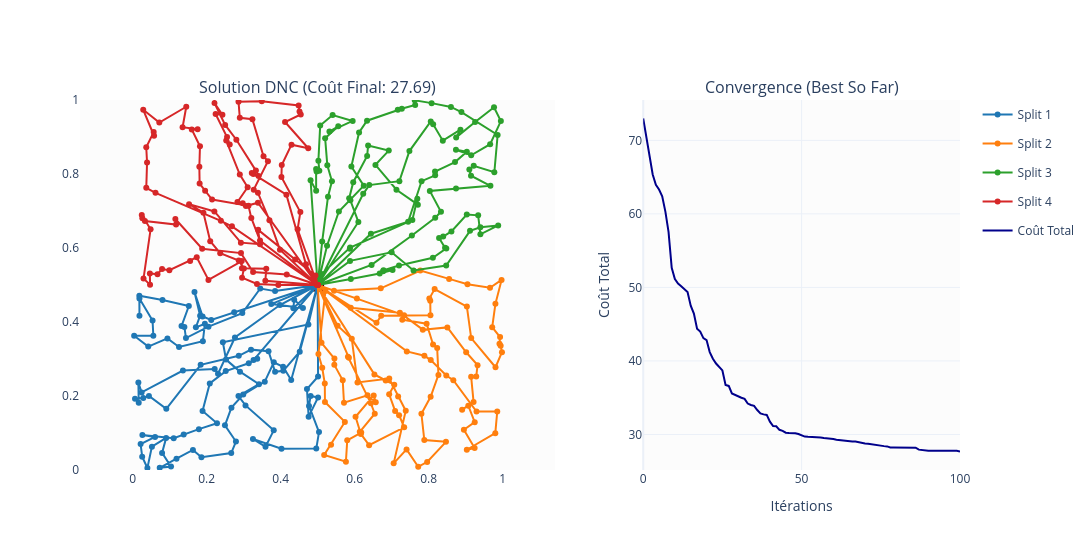

The code cell stored with this chart in its notebook:
### Code cell
print(f"Lancement de l'inférence (Split en {opts.dnc_n_splits} sous-problèmes)...")
    
# On appelle la méthode solve que nous avons ajoutée à la classe DNC
# T=100 ou 200 itérations de PPO pour raffiner la solution

results, rollout_output = agent.solve(batch=batch, T=opts.T_max, val_m=opts.val_m, stall_limit=opts.stall_limit, show_bar=not opts.no_progress_bar)

hgss = HGSSolver(global_problem, time_limit=1)
hgss_results = hgss(batch)


    

# ==========================================
# 5. RÉSULTATS & VISUALISATION
# ==========================================
print(f" Coût Moyen DNC : {np.mean(results['total_cost'].cpu().numpy()):.4f}")

print(f" Coût Moyen HGSS : {np.mean(hgss_results):.4f}")   
# Visualisation
plot_dnc(batch, results, rollout_output, n_splits=opts.dnc_n_splits, idx=0)

### Figure 1 — Plotly figure (JSON) as saved in the notebook; plotly's stock layout.template omitted (floating-point values rounded to 4 significant figures; data arrays with more than 128 entries replaced by an {"elided": "..."} marker saying what was removed)
{"data": [{"hoverinfo": "skip", "marker": {"color": "lightgray", "size": 4}, "mode": "markers", "name": "Clients", "showlegend": false, "type": "scatter", "x": {"elided": "599 float values"}, "xaxis": "x", "y": {"elided": "599 float values"}, "yaxis": "y"}, {"hoverinfo": "name", "marker": {"color": "red", "line": {"color": "black", "width": 1}, "size": 12, "symbol": "square"}, "mode": "markers", "name": "Dépôt", "showlegend": false, "type": "scatter", "x": [0.5], "xaxis": "x", "y": [0.5], "yaxis": "y"}, {"connectgaps": false, "hovertemplate": "<b>Split 1</b><br>Client: %{text}<extra></extra>", "legendgroup": "Split 1", "line": {"color": "#1f77b4", "width": 2}, "marker": {"color": "#1f77b4", "size": 6}, "mode": "lines+markers", "name": "Split 1", "text": {"elided": "150 str values"}, "type": "scatter", "x": {"elided": "150 float values"}, "xaxis": "x", "y": {"elided": "150 float values"}, "yaxis": "y"}, {"connectgaps": false, "hovertemplate": "<b>Split 2</b><br>Client: %{text}<extra></extra>", "legendgroup": "Split 2", "line": {"color": "#ff7f0e", "width": 2}, "marker": {"color": "#ff7f0e", "size": 6}, "mode": "lines+markers", "name": "Split 2", "text": {"elided": "150 str values"}, "type": "scatter", "x": {"elided": "150 float values"}, "xaxis": "x", "y": {"elided": "150 float values"}, "yaxis": "y"}, {"connectgaps": false, "hovertemplate": "<b>Split 3</b><br>Client: %{text}<extra></extra>", "legendgroup": "Split 3", "line": {"color": "#2ca02c", "width": 2}, "marker": {"color": "#2ca02c", "size": 6}, "mode": "lines+markers", "name": "Split 3", "text": {"elided": "150 str values"}, "type": "scatter", "x": {"elided": "150 float values"}, "xaxis": "x", "y": {"elided": "150 float values"}, "yaxis": "y"}, {"connectgaps": false, "hovertemplate": "<b>Split 4</b><br>Client: %{text}<extra></extra>", "legendgroup": "Split 4", "line": {"color": "#d62728", "width": 2}, "marker": {"color": "#d62728", "size": 6}, "mode": "lines+markers", "name": "Split 4", "text": {"elided": "150 str values"}, "type": "scatter", "x": {"elided": "150 float values"}, "xaxis": "x", "y": {"elided": "150 float values"}, "yaxis": "y"}, {"line": {"color": "darkblue", "width": 2}, "mode": "lines", "name": "Coût Total", "type": "scatter", "x": [0, 1, 2, 3, 4, 5, 6, 7, 8, 9, 10, 11, 12, 13, 14, 15, 16, 17, 18, 19, 20, 21, 22, 23, 24, 25, 26, 27, 28, 29, 30, 31, 32, 33, 34, 35, 36, 37, 38, 39, 40, 41, 42, 43, 44, 45, 46, 47, 48, 49, 50, 51, 52, 53, 54, 55, 56, 57, 58, 59, 60, 61, 62, 63, 64, 65, 66, 67, 68, 69, 70, 71, 72, 73, 74, 75, 76, 77, 78, 79, 80, 81, 82, 83, 84, 85, 86, 87, 88, 89, 90, 91, 92, 93, 94, 95, 96, 97, 98, 99, 100], "xaxis": "x2", "y": [72.97, 70.3, 67.83, 65.36, 63.94, 63.32, 62.4, 60.31, 57.56, 52.68, 51.13, 50.51, 50.16, 49.78, 49.38, 47.51, 46.45, 44.39, 44.0, 43.11, 42.84, 41.21, 40.3, 39.65, 39.15, 38.71, 36.74, 36.6, 35.58, 35.35, 35.14, 35.0, 34.84, 34.2, 34.01, 33.89, 33.33, 32.86, 32.74, 32.66, 31.75, 31.16, 31.11, 30.64, 30.5, 30.24, 30.19, 30.19, 30.18, 30.06, 29.85, 29.72, 29.68, 29.68, 29.68, 29.67, 29.6, 29.52, 29.49, 29.42, 29.38, 29.29, 29.23, 29.22, 29.16, 29.14, 29.06, 29.06, 28.93, 28.84, 28.76, 28.75, 28.67, 28.6, 28.53, 28.44, 28.42, 28.38, 28.24, 28.24, 28.24, 28.24, 28.23, 28.21, 28.21, 28.21, 28.21, 27.94, 27.88, 27.8, 27.8, 27.8, 27.8, 27.8, 27.8, 27.8, 27.8, 27.8, 27.8, 27.8, 27.69], "yaxis": "y2"}], "layout": {"annotations": [{"font": {"size": 16}, "showarrow": false, "text": "Solution DNC (Coût Final: 27.69)", "x": 0.27, "xanchor": "center", "xref": "paper", "y": 1, "yanchor": "bottom", "yref": "paper"}, {"font": {"size": 16}, "showarrow": false, "text": "Convergence (Best So Far)", "x": 0.82, "xanchor": "center", "xref": "paper", "y": 1, "yanchor": "bottom", "yref": "paper"}], "height": 550, "legend": {"itemclick": "toggleothers", "itemdoubleclick": "toggle"}, "plot_bgcolor": "rgba(245,245,245,0.3)", "width": 1100, "xaxis": {"anchor": "y", "domain": [0, 0.54], "range": [0, 1], "scaleanchor": "y", "scaleratio": 1, "showgrid": false, "zeroline": false}, "xaxis2": {"anchor": "y2", "domain": [0.64, 1], "title": {"text": "Itérations"}}, "yaxis": {"anchor": "x", "domain": [0, 1], "range": [0, 1], "showgrid": false, "zeroline": false}, "yaxis2": {"anchor": "x2", "domain": [0, 1], "title": {"text": "Coût Total"}}}}
